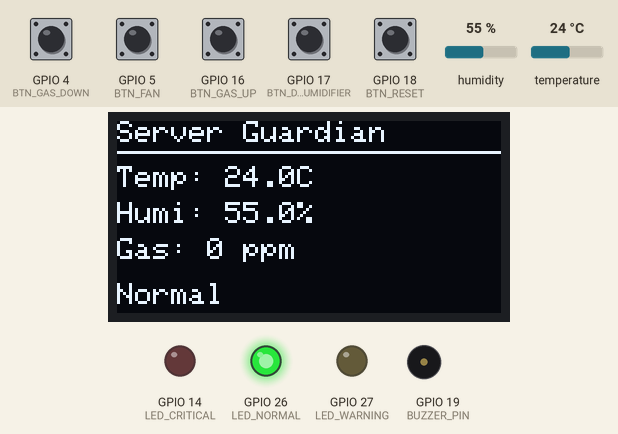
Recording of a program running on a simulated ESP32. On the bench: 128×64 one-colour display, output pins drawn as LEDs (lit = HIGH), buzzer (waves = sounding). The test bench sets the inputs (shaded band); at power-on: GPIO 4 (BTN_GAS_DOWN), GPIO 5 (BTN_FAN), GPIO 16 (BTN_GAS_UP), GPIO 17 (BTN_DEHUMIDIFIER), GPIO 18 (BTN_RESET) HIGH, humidity 55 %, temperature 24 °C. WiFi joins after 1.5 s; servers stay silent unless stated; what the program prints to the serial monitor is not drawn.

Above: at 4.8 s.
4.9 s: humidity set to 41 %
At 6.1 s:
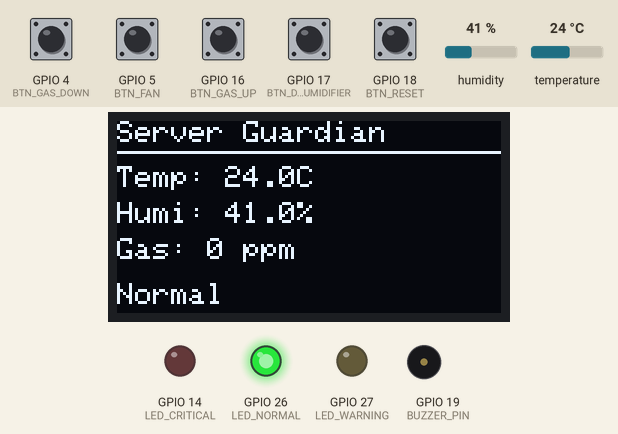
7.2 s: humidity set to 38 %
At 8.8 s:
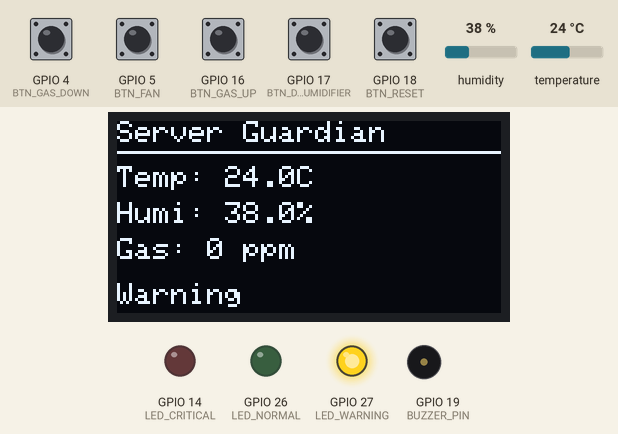
9.4 s: temperature set to 31.5 °C
At 10.7 s:
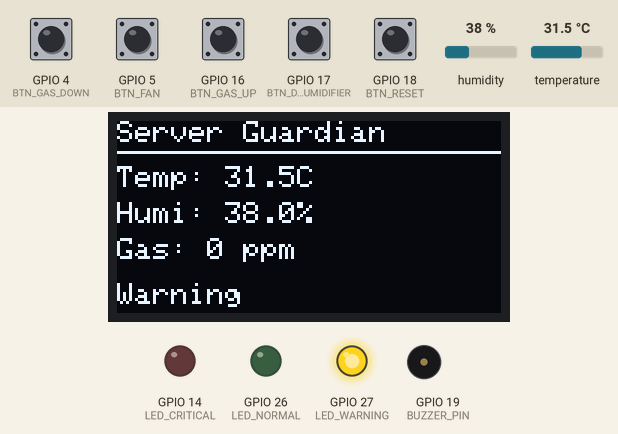
11.5 s: temperature set to 32.5 °C
At 13.7 s:
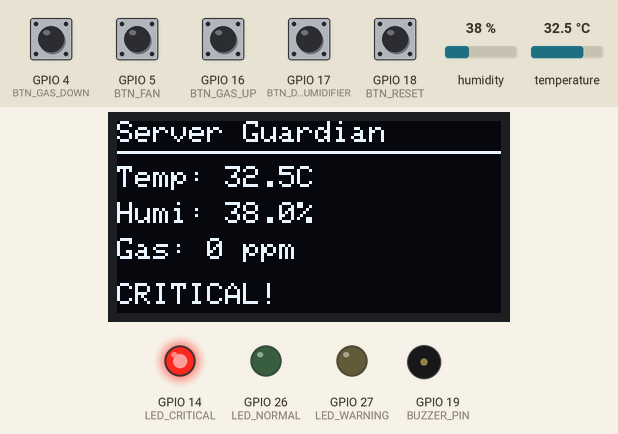
17.5 s: GPIO 5 (BTN_FAN) pulled LOW for 0.15 s
At 19.9 s:
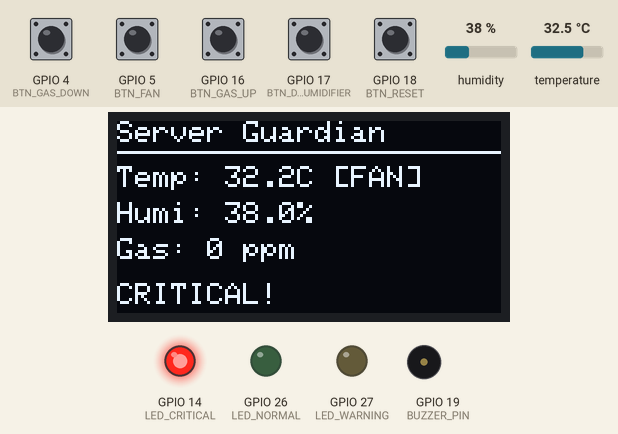
23.6 s: GPIO 17 (BTN_DEHUMIDIFIER) pulled LOW for 0.15 s
At 24.0 s:
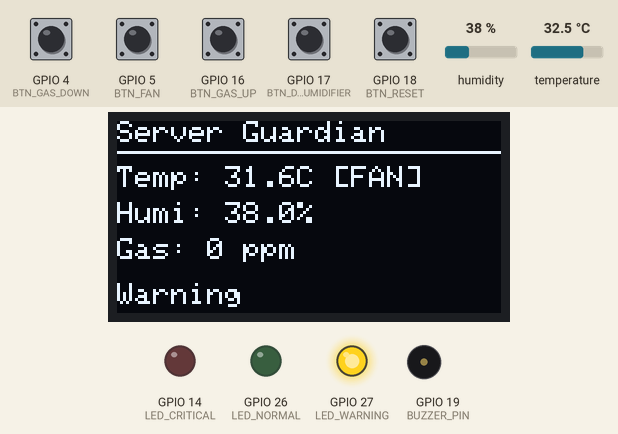
Timing chart, 0 to 26.6 s (numbered marks = the images above; inputs shaded):
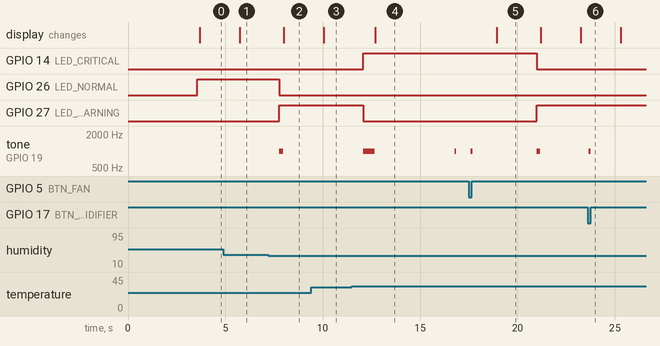

Measured:
- the behaviour switches between 40 and 39 % on humidity (found by bisection; images 1 and 2)
- the behaviour switches between 32 and 32.1 °C on temperature (found by bisection; images 3 and 4)
- after the input at 4.9 s, the display: changes after 0.84 s (image 1)
- after the input at 7.2 s, GPIO 26 (LED_NORMAL): HIGH → LOW after 0.57 s; GPIO 27 (LED_WARNING): LOW → HIGH after 0.57 s; tone on GPIO 19 (BUZZER_PIN): silent → 1000 Hz after 0.57 s, → silent 0.20 s later; the display: changes after 0.80 s (image 2)
- after the input at 9.4 s, the display: changes after 0.64 s (image 3)
- after the input at 11.5 s, GPIO 14 (LED_CRITICAL): LOW → HIGH after 0.58 s; GPIO 27 (LED_WARNING): HIGH → LOW after 0.58 s; tone on GPIO 19 (BUZZER_PIN): silent → 1000 Hz after 0.58 s, → silent 0.60 s later, → 1000 Hz 4.1 s later, → silent 0.10 s later; the display: changes after 1.2 s (image 4)
- after the input at 17.5 s, GPIO 14 (LED_CRITICAL): HIGH → LOW after 3.5 s; GPIO 27 (LED_WARNING): LOW → HIGH after 3.5 s; the display: changes after 1.4 s (image 5)
- after the input at 23.6 s, tone on GPIO 19 (BUZZER_PIN): silent → 1000 Hz after 0.05 s, → silent 0.10 s later

The program:

main.cpp
```cpp
#include <Arduino.h>
#include <WiFi.h>
#include <Wire.h>
#include <DHT.h>
#include <Adafruit_SSD1306.h>

const char *ssid = "Wokwi-GUEST";
const char *password = "";

#define DHT_PIN 15
#define DHT_TYPE DHT22
#define GAS_PIN 34
#define BUZZER_PIN 19
#define LED_NORMAL 26
#define LED_WARNING 27
#define LED_CRITICAL 14
#define BTN_RESET 18
#define BTN_FAN 5
#define BTN_DEHUMIDIFIER 17
#define BTN_GAS_UP 16  // ปุ่มเพิ่มค่า Gas
#define BTN_GAS_DOWN 4 // ปุ่มลดค่า Gas
#define I2C_SDA 21
#define I2C_SCL 22

#define SCREEN_WIDTH 128
#define SCREEN_HEIGHT 64
#define OLED_RESET -1
#define SCREEN_ADDRESS 0x3C

// เกณฑ์การแจ้งเตือน
#define TEMP_NORMAL_TARGET 22.0
#define TEMP_WARNING 27.0
#define TEMP_CRITICAL 32.0
#define HUMIDITY_LOW 40.0           // Warning ต่ำ
#define HUMIDITY_CRITICAL_LOW 30.0  // Critical ต่ำ (ไฟฟ้าสถิต)
#define HUMIDITY_HIGH 60.0          // Warning สูง
#define HUMIDITY_CRITICAL_HIGH 70.0 // Critical สูง (กัดกร่อน)
#define HUMIDITY_NORMAL_TARGET 50.0 // เป้าหมาย
#define GAS_WARNING 200
#define GAS_CRITICAL 1000

const int buzzerChannel = 0;

DHT dht(DHT_PIN, DHT_TYPE);
Adafruit_SSD1306 display(SCREEN_WIDTH, SCREEN_HEIGHT, &Wire, OLED_RESET);

// ค่าเริ่มต้นอยู่ในระดับ NORMAL ทุกค่า
float temperature = 22.0;   // อุณหภูมิปกติ
float humidity = 50.0;      // ความชื้นปกติ
float gasValue = 0.0;       // ก๊าซเริ่มต้นที่ 0 ppm (ไม่มีการรั่ว)
bool useManualGas = true;   // ใช้ค่า gas แบบ manual (ไม่อ่านจาก sensor อัตโนมัติ)
float manualGasValue = 0.0; // ค่า gas ที่ตั้งเอง

String currentStatus = "normal";
bool alertActive = false;
bool fanActive = false;
bool dehumidifierActive = false;
unsigned long lastReadTime = 0;
unsigned long lastAlertTime = 0;

void setStatusLEDs(String status)
{
  digitalWrite(LED_NORMAL, status == "normal" ? HIGH : LOW);
  digitalWrite(LED_WARNING, status == "warning" ? HIGH : LOW);
  digitalWrite(LED_CRITICAL, status == "critical" ? HIGH : LOW);
}

void beep(int duration)
{
  ledcWrite(buzzerChannel, 512);
  delay(duration);
  ledcWrite(buzzerChannel, 0);
}

void updateOLED()
{
  display.clearDisplay();
  display.setTextSize(1);
  display.setTextColor(SSD1306_WHITE);

  display.setCursor(0, 0);
  display.println("Server Guardian");
  display.drawLine(0, 10, 128, 10, SSD1306_WHITE);

  display.setCursor(0, 15);
  display.print("Temp: ");
  display.print(temperature, 1);
  display.print("C");
  if (fanActive)
    display.print(" [FAN]");
  display.println();

  display.setCursor(0, 27);
  display.print("Humi: ");
  display.print(humidity, 1);
  display.print("%");
  if (dehumidifierActive)
    display.print(" [DRY]");
  display.println();

  display.setCursor(0, 39);
  display.print("Gas: ");
  display.print((int)gasValue);
  display.print(" ppm");
  display.println();

  display.setCursor(0, 54);
  if (currentStatus == "critical")
    display.println("CRITICAL!");
  else if (currentStatus == "warning")
    display.println("Warning");
  else
    display.println("Normal");

  display.display();
}

void readSensors()
{
  // ========================================
  // 1. อ่านค่า Gas (ใช้โหมด Manual เพื่อไม่ให้สุ่มค่า)
  // ========================================
  if (useManualGas)
  {
    // โหมด Manual - ใช้ค่าที่ตั้งเอง ไม่อ่านจาก sensor
    gasValue = manualGasValue;
  }
  else
  {
    // โหมดอัตโนมัติ - อ่านจาก sensor
    int rawGas = analogRead(GAS_PIN);
    if (rawGas < 100)
    {
      gasValue = 0.0;
    }
    else
    {
      gasValue = (rawGas / 4095.0) * 5000.0;
    }
  }

  // ========================================
  // 2. อ่านค่า DHT22 (อุณหภูมิ/ความชื้น)
  // ========================================
  float dhtTemp = dht.readTemperature();
  float dhtHumi = dht.readHumidity();

  // อัพเดทค่าจาก DHT22 เสมอถ้าไม่มีการควบคุม
  if (!isnan(dhtTemp))
  {
    if (!fanActive)
      temperature = dhtTemp;
  }

  if (!isnan(dhtHumi))
  {
    if (!dehumidifierActive)
      humidity = dhtHumi;
  }

  // ========================================
  // 3. ระบบพัดลมอัตโนมัติ (ลดอุณหภูมิจนถึง target แล้วหยุดเอง)
  // ========================================
  if (fanActive)
  {
    // ลดอุณหภูมิลงเรื่อยๆ
    if (temperature > TEMP_NORMAL_TARGET)
    {
      temperature -= 0.3; // ลดทีละ 0.3 องศา
      Serial.println("🌀 Fan cooling...");

      // ถ้าถึง target แล้ว ปิดพัดลมอัตโนมัติ
      if (temperature <= TEMP_NORMAL_TARGET)
      {
        temperature = TEMP_NORMAL_TARGET;
        fanActive = false;
        Serial.println("✅ Fan auto-stopped (reached target)");
        beep(100);
        delay(50);
        beep(100);
      }
    }
    else
    {
      // ถ้าอุณหภูมิต่ำกว่า target อยู่แล้ว ปิดเลย
      fanActive = false;
      Serial.println("✅ Fan stopped (already cool)");
    }
  }

  // ========================================
  // 4. ระบบ Dehumidifier อัตโนมัติ (ปรับความชื้นจนถึง target แล้วหยุดเอง)
  // ========================================
  if (dehumidifierActive)
  {
    // ถ้าชื้นเกิน → ลดความชื้น
    if (humidity > HUMIDITY_NORMAL_TARGET + 1.0)
    {
      humidity -= 1.5; // ลดทีละ 1.5%
      Serial.println("💨 Dehumidifier drying...");
    }
    // ถ้าแห้งเกิน → เพิ่มความชื้น
    else if (humidity < HUMIDITY_NORMAL_TARGET - 1.0)
    {
      humidity += 1.5; // เพิ่มทีละ 1.5%
      Serial.println("💨 Dehumidifier humidifying...");
    }
    // ถ้าอยู่ใกล้ target แล้ว (±1%) → ปิดอัตโนมัติ
    else
    {
      humidity = HUMIDITY_NORMAL_TARGET;
      dehumidifierActive = false;
      Serial.println("✅ Dehumidifier auto-stopped (reached target)");
      beep(100);
      delay(50);
      beep(100);
    }
  }

  // ========================================
  // 5. แสดงผล Serial
  // ========================================
  Serial.println("\n--- Sensor Reading ---");
  Serial.printf("Temperature: %.1f°C", temperature);
  if (fanActive)
    Serial.print(" [FAN ACTIVE]");
  Serial.println();

  Serial.printf("Humidity: %.1f%%", humidity);
  if (dehumidifierActive)
    Serial.print(" [DRY ACTIVE]");
  Serial.println();

  Serial.printf("Gas: %.0f ppm", gasValue);
  if (useManualGas)
    Serial.print(" [MANUAL MODE]");
  Serial.println();
  Serial.println("💡 TIP: ปรับค่า manualGasValue ในโค้ดเพื่อจำลองสถานการณ์");
}

void checkAlerts()
{
  String newStatus = "normal";
  String alertMsg = "";

  // ตรวจสอบ Critical ก่อน
  if (temperature > TEMP_CRITICAL)
  {
    newStatus = "critical";
    alertMsg += "🔥 CRITICAL TEMP: " + String(temperature, 1) + "°C\n";
  }

  if (gasValue > GAS_CRITICAL)
  {
    newStatus = "critical";
    alertMsg += "☠️ CRITICAL GAS: " + String((int)gasValue) + " ppm\n";
  }

  // ตรวจสอบ Critical Humidity ก่อน
  if (humidity < HUMIDITY_CRITICAL_LOW)
  {
    newStatus = "critical";
    alertMsg += "⚡ CRITICAL DRY: " + String(humidity, 1) + "% (Static Risk)\n";
  }
  if (humidity > HUMIDITY_CRITICAL_HIGH)
  {
    newStatus = "critical";
    alertMsg += "💧 CRITICAL WET: " + String(humidity, 1) + "% (Corrosion Risk)\n";
  }

  // ถ้าไม่ Critical ตรวจสอบ Warning
  if (newStatus != "critical")
  {
    if (temperature > TEMP_WARNING)
    {
      newStatus = "warning";
      alertMsg += "⚠️ High Temp: " + String(temperature, 1) + "°C\n";
    }

    if (humidity < HUMIDITY_LOW)
    {
      newStatus = "warning";
      alertMsg += "⚠️ Low Humidity: " + String(humidity, 1) + "%\n";
    }
    else if (humidity > HUMIDITY_HIGH)
    {
      newStatus = "warning";
      alertMsg += "⚠️ High Humidity: " + String(humidity, 1) + "%\n";
    }

    if (gasValue > GAS_WARNING)
    {
      newStatus = "warning";
      alertMsg += "⚠️ Gas: " + String((int)gasValue) + " ppm\n";
    }
  }

  // ถ้าสถานะเปลี่ยน
  if (newStatus != currentStatus)
  {
    currentStatus = newStatus;
    Serial.println("\n==================================================");
    Serial.print("STATUS CHANGED: ");
    Serial.println(currentStatus); // แก้ไข: ไม่ใช้ toUpperCase()
    Serial.println("==================================================");
    if (alertMsg.length() > 0)
      Serial.print(alertMsg);

    if (currentStatus == "critical")
    {
      setStatusLEDs("critical");
      beep(500);
      alertActive = true;
    }
    else if (currentStatus == "warning")
    {
      setStatusLEDs("warning");
      beep(200);
      alertActive = true;
    }
    else
    {
      setStatusLEDs("normal");
      alertActive = false;
    }
  }

  // Beep ซ้ำถ้า Critical
  if (currentStatus == "critical" && alertActive && millis() - lastAlertTime > 3000)
  {
    beep(100);
    lastAlertTime = millis();
  }
}

void handleButtons()
{
  // ปุ่ม Reset Alert
  if (digitalRead(BTN_RESET) == LOW)
  {
    Serial.println("\n[BUTTON] Alert Reset");
    alertActive = false;
    ledcWrite(buzzerChannel, 0);
    beep(100);
    delay(300);
  }

  // ปุ่ม Fan - Toggle on/off
  if (digitalRead(BTN_FAN) == LOW)
  {
    fanActive = !fanActive;
    Serial.printf("\n[BUTTON] Fan: %s\n", fanActive ? "ON (will auto-stop at target)" : "OFF");
    beep(100);
    delay(300);
  }

  // ปุ่ม Dehumidifier - Toggle on/off
  if (digitalRead(BTN_DEHUMIDIFIER) == LOW)
  {
    dehumidifierActive = !dehumidifierActive;
    Serial.printf("\n[BUTTON] Dehumidifier: %s\n", dehumidifierActive ? "ON (will auto-stop at target)" : "OFF");
    beep(100);
    delay(300);
  }

  // ปุ่ม Gas Up - เพิ่มค่า Gas ทีละ 500 ppm
  if (digitalRead(BTN_GAS_UP) == LOW)
  {
    manualGasValue += 500;
    if (manualGasValue > 5000)
      manualGasValue = 5000; // จำกัดไม่เกิน 5000
    Serial.printf("\n[BUTTON] Gas UP: %.0f ppm\n", manualGasValue);
    beep(100);
    delay(300);
  }

  // ปุ่ม Gas Down - ลดค่า Gas ทีละ 500 ppm
  if (digitalRead(BTN_GAS_DOWN) == LOW)
  {
    manualGasValue -= 500;
    if (manualGasValue < 0)
      manualGasValue = 0; // จำกัดไม่ติดลบ
    Serial.printf("\n[BUTTON] Gas DOWN: %.0f ppm\n", manualGasValue);
    beep(100);
    delay(300);
  }
}

void setup()
{
  Serial.begin(115200);
  Serial.println("\n\n==============================================");
  Serial.println("   Smart Server Room Guardian Pro");
  Serial.println("   Fixed Version - Stable & Auto-Control");
  Serial.println("==============================================\n");

  pinMode(LED_NORMAL, OUTPUT);
  pinMode(LED_WARNING, OUTPUT);
  pinMode(LED_CRITICAL, OUTPUT);
  pinMode(BTN_RESET, INPUT_PULLUP);
  pinMode(BTN_FAN, INPUT_PULLUP);
  pinMode(BTN_DEHUMIDIFIER, INPUT_PULLUP);
  pinMode(BTN_GAS_UP, INPUT_PULLUP);   // ปุ่มเพิ่ม Gas
  pinMode(BTN_GAS_DOWN, INPUT_PULLUP); // ปุ่มลด Gas
  pinMode(GAS_PIN, INPUT);

  ledcSetup(buzzerChannel, 1000, 10);
  ledcAttachPin(BUZZER_PIN, buzzerChannel);

  Wire.begin(I2C_SDA, I2C_SCL);
  dht.begin();

  if (display.begin(SSD1306_SWITCHCAPVCC, SCREEN_ADDRESS))
  {
    display.clearDisplay();
    display.setTextSize(1);
    display.setTextColor(SSD1306_WHITE);
    display.setCursor(5, 15);
    display.println("Smart Server");
    display.setCursor(5, 30);
    display.println("Room Guardian");
    display.setCursor(15, 45);
    display.display();
    delay(2000);
  }

  WiFi.begin(ssid, password);
  Serial.print("Connecting to WiFi");
  while (WiFi.status() != WL_CONNECTED)
  {
    delay(500);
    Serial.print(".");
  }
  Serial.println("\n✅ WiFi Connected");
  Serial.printf("IP Address: %s\n\n", WiFi.localIP().toString().c_str());

  setStatusLEDs("normal");

  Serial.println("==== System Thresholds ====");
  Serial.printf("Temperature:\n");
  Serial.printf("  • Normal: < %.1f°C\n", TEMP_WARNING);
  Serial.printf("  • Warning: %.1f - %.1f°C\n", TEMP_WARNING, TEMP_CRITICAL);
  Serial.printf("  • Critical: > %.1f°C\n", TEMP_CRITICAL);
  Serial.printf("  • Target: %.1f°C\n\n", TEMP_NORMAL_TARGET);

  Serial.printf("Humidity:\n");
  Serial.printf("  • Normal: %.1f - %.1f%%\n", HUMIDITY_LOW, HUMIDITY_HIGH);
  Serial.printf("  • Warning: <%.1f%% or >%.1f%%\n", HUMIDITY_LOW, HUMIDITY_HIGH);
  Serial.printf("  • Critical: <%.1f%% or >%.1f%%\n", HUMIDITY_CRITICAL_LOW, HUMIDITY_CRITICAL_HIGH);
  Serial.printf("  • Target: %.1f%%\n\n", HUMIDITY_NORMAL_TARGET);

  Serial.printf("Gas:\n");
  Serial.printf("  • Normal: < %d ppm\n", GAS_WARNING);
  Serial.printf("  • Warning: %d - %d ppm\n", GAS_WARNING, GAS_CRITICAL);
  Serial.printf("  • Critical: > %d ppm\n\n", GAS_CRITICAL);

  Serial.println("==== Features ====");
  Serial.println("✓ Stable gas sensor (no random values)");
  Serial.println("✓ Auto-stop fan when temp reaches target");
  Serial.println("✓ Auto-stop dehumidifier when humidity reaches target");
  Serial.println("✓ System starts at NORMAL state");
  Serial.println("✓ Gas manual control with buttons\n");

  Serial.println("==== Button Controls ====");
  Serial.println("🔴 Reset Alert - ปิดเสียงเตือน");
  Serial.println("🔵 Fan - เปิด/ปิดพัดลม");
  Serial.println("🟢 Dehumidifier - เปิด/ปิดเครื่องลดความชื้น");
  Serial.println("🟡 Gas UP - เพิ่มค่า Gas +500 ppm");
  Serial.println("🟠 Gas DOWN - ลดค่า Gas -500 ppm\n");

  Serial.println("System Ready! 🚀\n");
}

void loop()
{
  if (millis() - lastReadTime >= 2000)
  {
    readSensors();
    checkAlerts();
    updateOLED();
    lastReadTime = millis();
  }

  handleButtons();
  delay(100);
}
```
